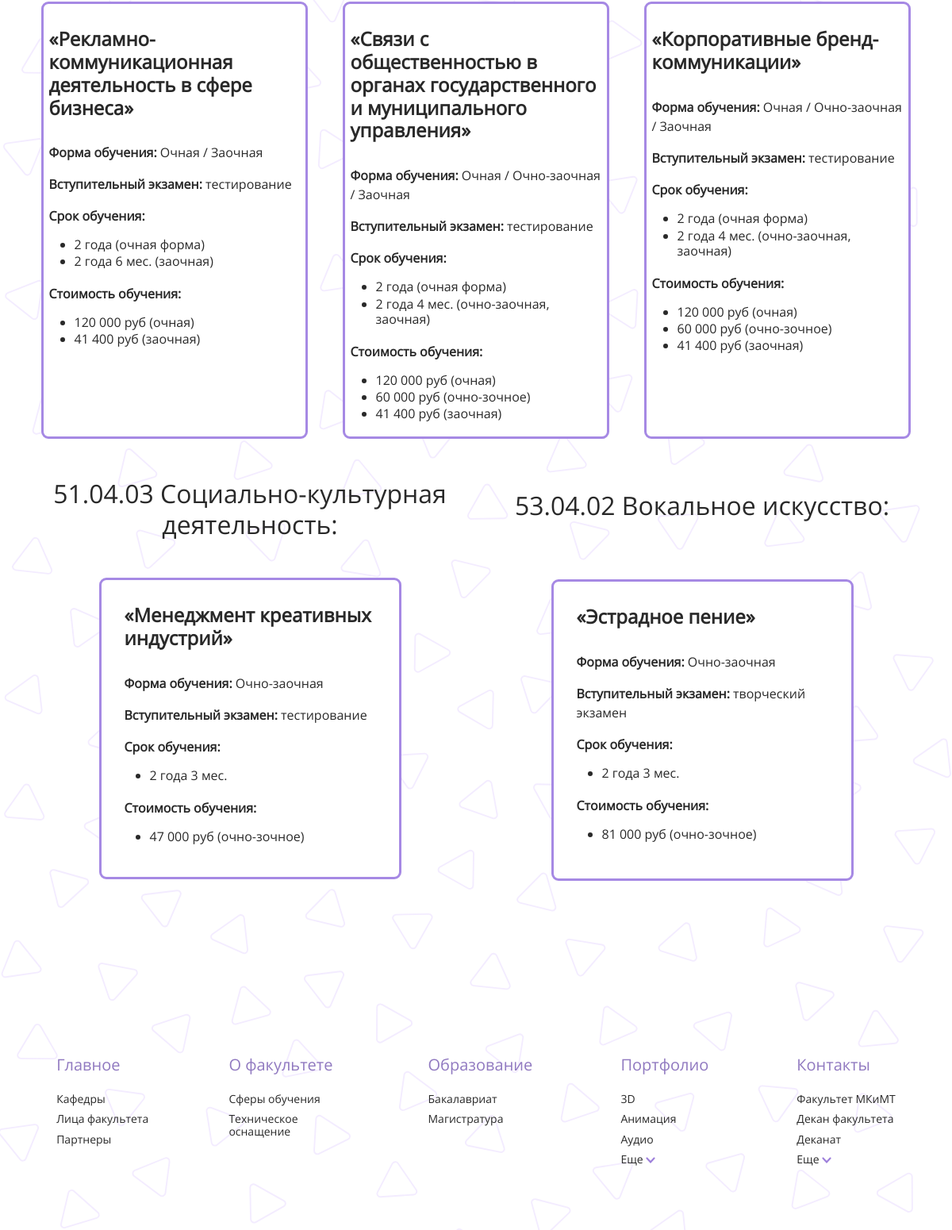
The page /education/ (lower part) on the database as committed earlier.
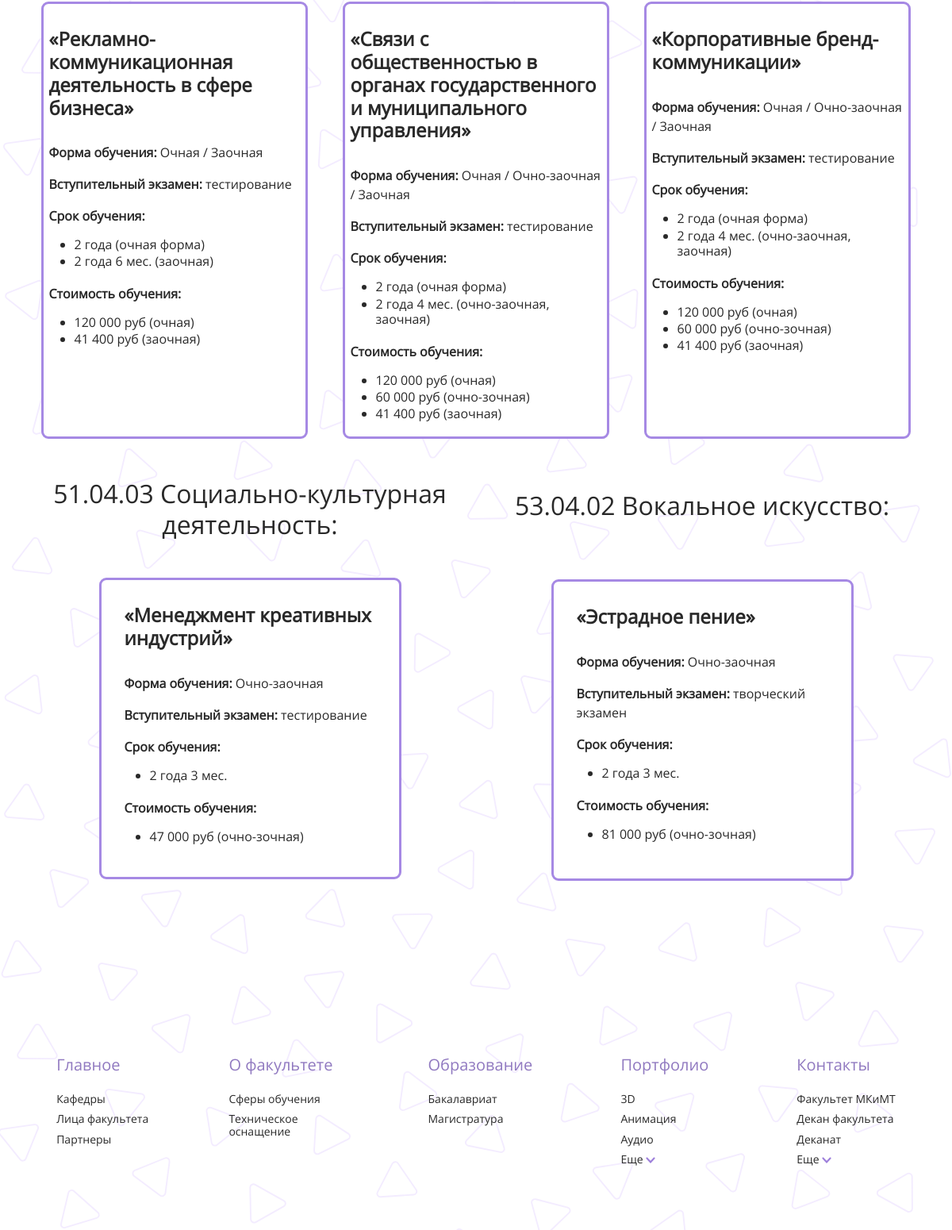
The same page on the database as committed later.
### mkmt/models.py (models this page shows, shortened)
class magistracy(models.Model):
    title = models.CharField(max_length = 255, verbose_name='Программа обучения')
    formOfEdu = models.TextField(blank = True, verbose_name='Форма обучения')
    budgetPlaces = models.IntegerField(blank = True, null = True, verbose_name='Бюджетные места')
    exam = models.TextField(blank = True, null = True, verbose_name='Вступительный экзамен')
    profile = models.TextField(blank = True, verbose_name='Профиль обучения')
    priceFT = models.TextField(blank = True, null = True, verbose_name='Стоимость очного обучения')
    pricePT = models.TextField(blank = True, null = True, verbose_name='Стоимость очно-заочного обучения')
    priceDL = models.TextField(blank = True, null = True, verbose_name='Стоимость заочного обучения')
    trainingPeriodFT = models.TextField(blank = True, null = True, verbose_name='Срок очного обучения')
    trainingPeriodPT = models.TextField(blank = True, null = True, verbose_name='Срок очно-заочного обучения')
    trainingPeriodDL = models.TextField(blank = True, null = True, verbose_name='Срок заочного обучения')
    class Meta:
        verbose_name = 'Магистратура '
        verbose_name_plural = 'Магистратура'
        ordering = ['id']

### mkmt/views.py (the view)
# urls.py: path('education/', education, name = 'education'),
def education(request):
    undergraduate = studyingPrograms.objects.all()
    magistr090402 = magistracy.objects.filter(title = '09.04.02 Информационные системы и технологии')
    magistr420405 = magistracy.objects.filter(title = '42.04.05 Медиакоммуникации')
    magistr420401 = magistracy.objects.filter(title = '42.04.01 Реклама и связи с общественностью')
    magistr510403 = magistracy.objects.filter(title = '51.04.03 Социально-культурная деятельность')
    magistr530402 = magistracy.objects.filter(title = '53.04.02 Вокальное искусство')
    return render(request, 'mkmt/education.html', {'undergraduate': undergraduate,
                                              'magistr090402': magistr090402,
                                              'magistr420405': magistr420405,
                                              'magistr420401': magistr420401,
                                              'magistr510403': magistr510403,
                                              'magistr530402': magistr530402})

### mkmt/templates/mkmt/education.html (shortened to what the changed rows need)
{% load static %}
<head>
    <link rel="stylesheet" type="text/css" href="http://cdn.jsdelivr.net/npm/slick-carousel@1.8.1/slick/slick.css" />
    <link href="https://cdn.jsdelivr.net/npm/bootstrap@5.0.2/dist/css/bootstrap.min.css" rel="stylesheet"
>
    <link rel="stylesheet" href="{% static 'mkmt/styles/fontello.css' %}">
    <link rel="stylesheet" href="{% static 'mkmt/styles/styles.css' %}" />
    <link rel="stylesheet" href="{% static 'mkmt/styles/wrapper.css' %}" />
    <link rel="stylesheet" href="{% static 'mkmt/styles/stylesEducation.css' %}">
    <link rel="stylesheet" href="{% static 'mkmt/styles/header.css' %}" />
    <link rel="stylesheet" href="{% static 'mkmt/styles/burger.css' %}" />
    <link rel="stylesheet" href="{% static 'mkmt/styles/footer.css' %}" />
</head>
<body>
    <div class="wrapper">
        <div class="main">
            <section class="magistracy">
                <div class="container">
                    <div class="cards ">
                        <div class="row ">
                            {% for m in magistr420401 %}
                            <div class="d-flex col-xl-4 col-md-6 col-sm-12 justify-content-center">
                                <div class="card my-card">
                                    <div class="card-body">
                                        <h4 class="card-title_2">{{m.profile}}</h4>
                                        <p class="card-text text-1"><b>Форма обучения:</b> {{m.formOfEdu}}</p>
                                        <p class="card-text text-1"><b>Вступительный экзамен:</b> {{m.exam}}</p>
                                        <p class="card-text text-1"><b>Срок обучения:</b></p>
                                        <ul class="">
                                            {% if m.trainingPeriodFT %}
                                            <li class="my-li">{{m.trainingPeriodFT}}</li>
                                            {% endif %}
                                            {% if m.trainingPeriodPT %}
                                            <li class="my-li_2">{{m.trainingPeriodPT}}</li>
                                            {% endif %}
                                        </ul>
                                        <p class="card-text text-1"><b>Стоимость обучения:</b></p>
                                        <ul class="">
                                            {% if m.priceFT %}
                                            <li class="my-li">{{m.priceFT}}</li>
                                            {% endif %}
                                            {% if m.pricePT %}
                                            <li class="my-li">{{m.pricePT}}</li>
                                            {% endif %}
                                            {% if m.priceDL %}
                                            <li class="my-li">{{m.priceDL}}</li>
                                            {% endif %}
                                        </ul>
                                    </div>
                                </div>
                            </div>
                            {% endfor %}
                        </div>
                    </div>
                    <div class="row">
                        <div class="col-xl-6 col-md-12 ">
                            <h2 class="text-center  mb-5  speciality_title">51.04.03 Социально-культурная деятельность:
                            </h2>
                            {% for m in magistr510403 %}
                            <div class="col--12 d-flex justify-content-center">
                                <div class="card my-card">
                                    <div class="card-body">
                                        <h4 class="card-title_2">{{m.profile}}</h4>
                                        <p class="card-text text-1"><b>Форма обучения:</b> {{m.formOfEdu}}</p>
                                        <p class="card-text text-1"><b>Вступительный экзамен:</b> {{m.exam}}</p>
                                        <p class="card-text text-1"><b>Срок обучения:</b></p>
                                        <ul class="">
                                            {% if m.trainingPeriodFT %}
                                            <li class="my-li">{{m.trainingPeriodFT}}</li>
                                            {% endif %}
                                        </ul>
                                        <p class="card-text text-1"><b>Стоимость обучения:</b></p>
                                        <ul class="">
                                            {% if m.pricePT %}
                                            <li class="my-li">{{m.pricePT}}</li>
                                            {% endif %}
                                        </ul>
                                    </div>
                                </div>
                            </div>
                            {% endfor %}
                        </div>
                        <div class="col-xl-6 col-md-12">
                            <h2 class="text-center  mb-5 speciality_title marg">53.04.02 Вокальное искусство:</h2>
                            {% for m in magistr530402 %}
                            <div class="col--12 d-flex justify-content-center">
                                <div class="card my-card">
                                    <div class="card-body">
                                        <h4 class="card-title_2">{{m.profile}}</h4>
                                        <p class="card-text text-1"><b>Форма обучения:</b> {{m.formOfEdu}}</p>
                                        <p class="card-text text-1"><b>Вступительный экзамен:</b> {{m.exam}}</p>
                                        <p class="card-text text-1"><b>Срок обучения:</b></p>
                                        <ul class="">
                                            {% if m.trainingPeriodFT %}
                                            <li class="my-li">{{m.trainingPeriodFT}}</li>
                                            {% endif %}
                                        </ul>
                                        <p class="card-text text-1"><b>Стоимость обучения:</b></p>
                                        <ul class="">
                                            {% if m.pricePT %}
                                            <li class="my-li">{{m.pricePT}}</li>
                                            {% endif %}
                                        </ul>
                                    </div>
                                </div>
                            </div>
                            {% endfor %}
                        </div>
                    </div>
                </div>
            </section>
        </div>
    </div>
</body>

Rows that differ between the two databases and show on the page:
changed magistracy "«Связи с общественностью в органах государственного и муниципального управления»": pricePT "60 000 руб (очно-зочное)" → "60 000 руб (очно-зочная)"
changed magistracy "«Корпоративные бренд-коммуникации»": pricePT "60 000 руб (очно-зочное)" → "60 000 руб (очно-зочная)"
changed magistracy "«Менеджмент креативных индустрий»": pricePT "47 000 руб (очно-зочное)" → "47 000 руб (очно-зочная)"
changed magistracy "«Эстрадное пение»": pricePT "81 000 руб (очно-зочное)" → "81 000 руб (очно-зочная)"
